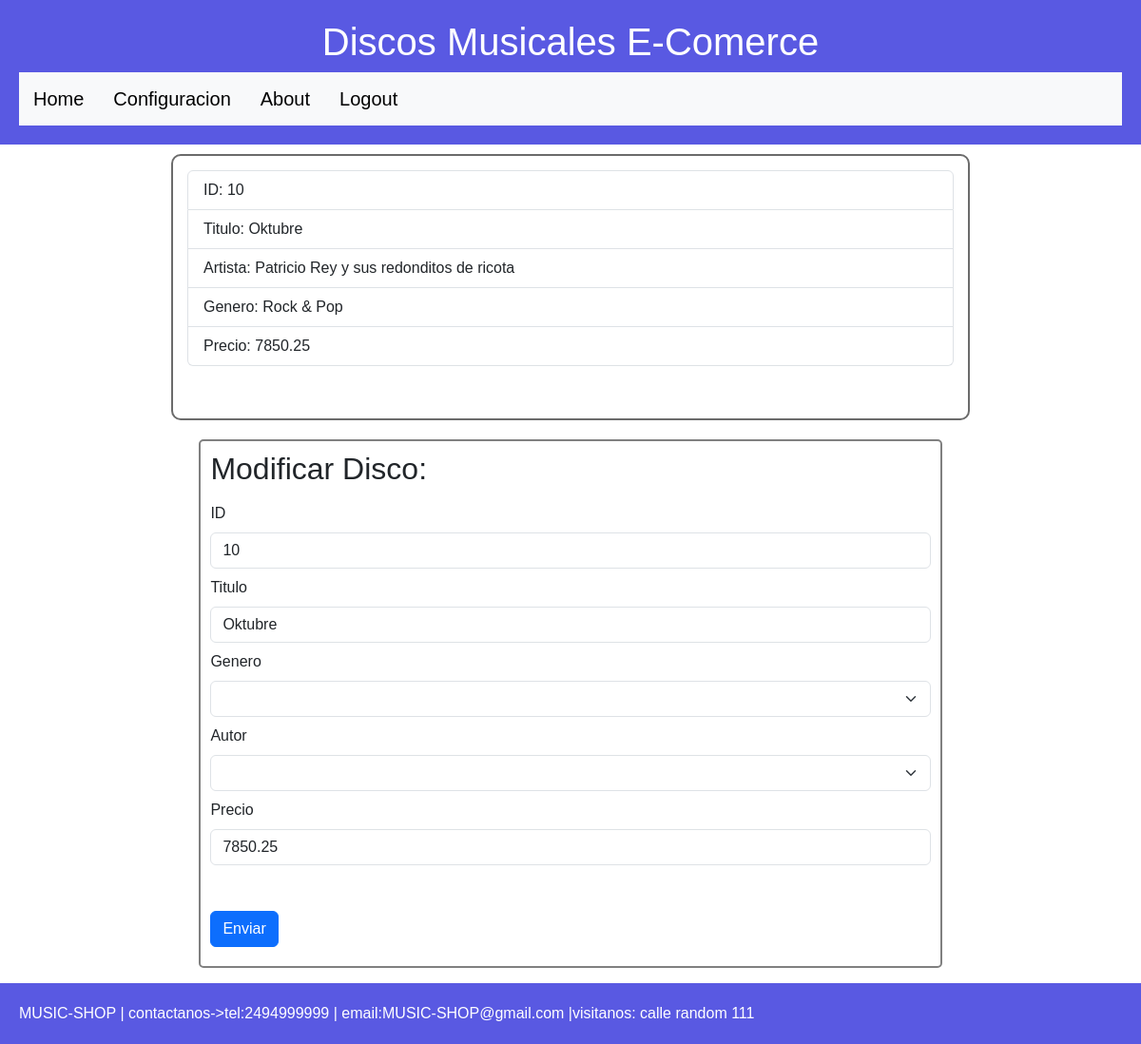
The app's page /modificar/10 (signed in) with its own data.
### tables this page shows
CREATE TABLE `discos` (
  `id` int(10) NOT NULL,
  `autor_id` int(10) NOT NULL,
  `genero_id` int(10) NOT NULL,
  `titulo` varchar(150) NOT NULL,
  `precio` double NOT NULL
);

CREATE TABLE `autor` (
  `id` int(10) NOT NULL,
  `nombre` varchar(250) NOT NULL
);

CREATE TABLE `genero` (
  `id` int(10) NOT NULL,
  `categoria` varchar(250) NOT NULL
);

### app/controllers/discos.controller.php (called while the page is built, shortened)
<?php
require_once './app/models/discos.model.php';
require_once './app/views/discos.view.php';
class DiscosController{
    private $model;
    private $view;
    public function __construct(){
        $this->model = new discosModel();
        $this->view = new discosView();
    }
    public function modificarDisco($id){
        $disco = $this->model->modificarDisco($id);
        $this->view->modificarDisco($disco);
    }
}
?>

### app/models/discos.model.php (called while the page is built, shortened)
<?php
class discosModel{
    private $db;
    public function __construct(){
        $this->db = new PDO("mysql:host=".MYSQL_HOST.";dbname=".MYSQL_DB.";charset=utf8",MYSQL_USER,MYSQL_PASS);
        $this->deploy();
    }
    public function modificarDisco($id){
        $query = $this->db->prepare('SELECT discos.id, autor.nombre, genero.categoria, discos.titulo, discos.precio FROM discos INNER JOIN autor ON discos.autor_id = autor.id INNER JOIN genero ON discos.genero_id = genero.id  WHERE discos.id = ?');
        $query->execute([$id]);
        $disco = $query->fetch(PDO::FETCH_OBJ);
        return $disco;
    }
    function deploy() {
        $query = $this->db->query('SHOW TABLES');
        $tables = $query->fetchAll();
    }
}
?>

### app/models/generos.model.php (called while the page is built, shortened)
<?php
class GenerosModel{
    private $db;
    public function __construct(){
        $this->db = new PDO("mysql:host=".MYSQL_HOST.";dbname=".MYSQL_DB.";charset=utf8",MYSQL_USER,MYSQL_PASS);
    }
    public function getCategorias(){
        $query = $this->db->prepare('SELECT * FROM genero');
        $query->execute();
        $generos = $query->fetchAll(PDO::FETCH_OBJ);
        return $generos;
    }
}

### app/models/autores.model.php (called while the page is built, shortened)
<?php
class AutoresModel{
    private $db;
    public function __construct(){
        $this->db = new PDO("mysql:host=".MYSQL_HOST.";dbname=".MYSQL_DB.";charset=utf8",MYSQL_USER,MYSQL_PASS);
    }
    public function getAutores(){
        $query = $this->db->prepare('SELECT * FROM autor');
        $query->execute();
        $autor = $query->fetchAll(PDO::FETCH_OBJ);
        return $autor;
    }
}

### app/views/discos.view.php (the view, shortened to what this page needs)
<?php
class discosView{
        ?>
        </div><?php
    public function modificarDisco($disco){
        require_once 'templates/header.phtml';
        ?>
        <div class="verDisco">
            <ul class="list-group">
                <li class="list-group-item">
                    ID: <?= $disco->id ?>
                </li>
                <li class="list-group-item">
                    Titulo: <?= $disco->titulo ?>
                </li>
                <li class="list-group-item">
                    Artista: <?= $disco->nombre ?>
                </li>
                <li class="list-group-item">
                    Genero: <?= $disco->categoria ?>
                </li>
                <li class="list-group-item mb-3">
                    Precio: <?= $disco->precio?>
                </li>
            </ul>
        </div>
        <div class="container">
            <form class="mb-3 formulario" action="update" method="POST">
                <h2>Modificar Disco:</h2>
                <label class="form-label  mt-2"> ID </label>
                <input class="form-control" type="number" name="id" value="<?= $disco->id ?>">
                <label class="form-label  mt-2">Titulo</label>
                <input class="form-control" required type="text" name="titulo" value="<?= $disco->titulo ?>">
                <?php
                $model = new GenerosModel();
                $generos=$model->getCategorias();
                ?>
                <label class="form-label mt-2">Genero</label>
                <select name="genero" class="form-select">
                    <option  value="" selected></option>
                    <?php foreach ($generos as $genero) { ?>
                    <option value=<?= $genero->id?>><?= $genero->categoria?></option>;<?php
                    }?>
                </select>
                <?php
                $model = new AutoresModel();
                $autores=$model->getAutores();
                ?>
                <label class="form-label mt-2">Autor</label>
                <select name="autor" class="form-select">
                    <option  value="" selected></option>
                    <?php foreach ($autores as $autor) { ?>
                    <option value=<?= $autor->id?>><?=$autor->nombre?></option>;<?php
                    }?>
                </select>
                <label class="form-label  mt-2">Precio</label>
                <input class="form-control" required type="float" name="precio" value="<?= $disco->precio ?>">
                <button type="submit" class="btn btn-primary boton mt-5" >Enviar</button>
            </form>
        </div>
        <?php
        require_once 'templates/footer.phtml';
    }
}
?>

### css/style.css (style rules this page uses)
body { font-family:Arial, Helvetica, sans-serif; }
.formulario { max-width: 70%; margin: 20px auto 20px; padding: 10px; border: 2px solid gray; border-radius: 5px; }
.verDisco { border: 2px solid rgb(107, 107, 107); border-radius: 10px; max-width: 70%; margin: 10px auto 10px; padding: 15px; }
.boton { margin:10px auto 10px; }
.list-group-item { min-width: 25%; min-height: 15px; }

### records on screen
discos: id "10", titulo "Oktubre", autor.nombre "Patricio Rey y sus redonditos de ricota", genero.categoria "Rock & Pop", precio "7850.25"
